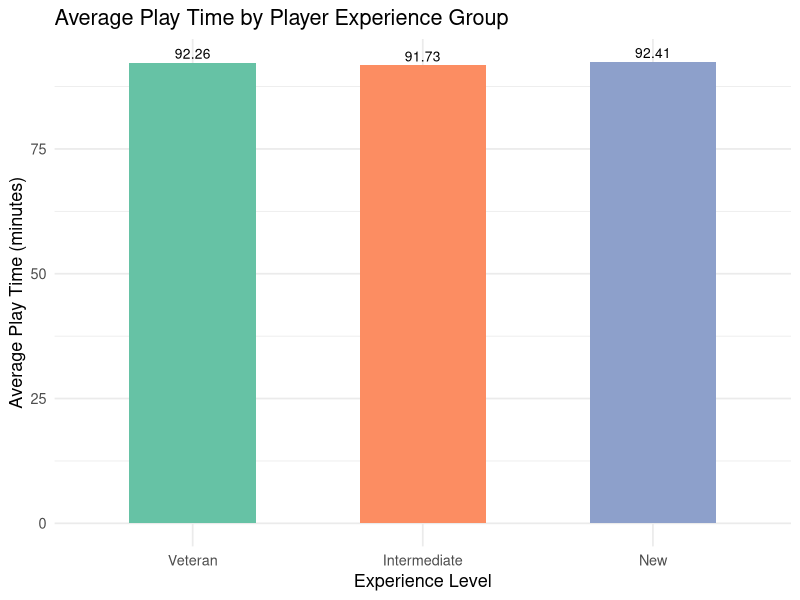

This chart was generated by the following R code:

# COMP1013 Analytics Programming – Assignment
# Play Pulse Studios – Online Game Data Analysis

# Required libraries
library(dplyr)
library(ggplot2)
library(knitr)
library(kableExtra)
library(lubridate)

# Load data
players  <- read.csv("players.csv",  stringsAsFactors = FALSE)
sessions <- read.csv("sessions.csv", stringsAsFactors = FALSE)
games    <- read.csv("games.csv",    stringsAsFactors = FALSE)

# Quick sanity checks
cat("players rows:", nrow(players),  "| NAs:", sum(is.na(players)),  "\n")
cat("sessions rows:", nrow(sessions), "| NAs:", sum(is.na(sessions)), "\n")
cat("games rows:",    nrow(games),    "| NAs:", sum(is.na(games)),    "\n")

# PART 1 – Step 1: Parse dates and assign experience levels
players$signup_date <- as.Date(players$signup_date)
players$signup_year <- year(players$signup_date)

players$experience_level <- case_when(
  players$signup_year <  2023 ~ "Veteran",
  players$signup_year == 2023 ~ "Intermediate",
  players$signup_year >  2023 ~ "New",
  TRUE                        ~ NA_character_
)

# Join sessions to players, drop any unclassifiable players
sessions_exp <- sessions %>%
  inner_join(players %>% select(player_id, experience_level),
             by = "player_id") %>%
  filter(!is.na(experience_level))

# PART 1 – Step 2: Summary table
part1_summary <- sessions_exp %>%
  group_by(experience_level) %>%
  summarise(
    num_players       = n_distinct(player_id),
    avg_play_time_min = round(mean(play_time_minutes, na.rm = TRUE), 2),
    avg_score         = round(mean(score,             na.rm = TRUE), 2),
    .groups = "drop"
  ) %>%
  mutate(experience_level = factor(experience_level,
                                   levels = c("Veteran", "Intermediate", "New"))) %>%
  arrange(experience_level)

part1_summary %>%
  kable(col.names = c("Experience Level", "# Players",
                      "Avg Play Time (min)", "Avg Score"),
        caption = "Table 1: Player Engagement by Experience Level") %>%
  kable_styling(bootstrap_options = c("striped", "hover", "condensed"))

# PART 1 – Step 3: Visualisation
ggplot(part1_summary,
       aes(x = experience_level, y = avg_play_time_min, fill = experience_level)) +
  geom_col(width = 0.55, show.legend = FALSE) +
  geom_text(aes(label = avg_play_time_min), vjust = -0.4, size = 3.5) +
  scale_fill_brewer(palette = "Set2") +
  labs(title = "Average Play Time by Player Experience Group",
       x     = "Experience Level",
       y     = "Average Play Time (minutes)") +
  theme_minimal(base_size = 13)
